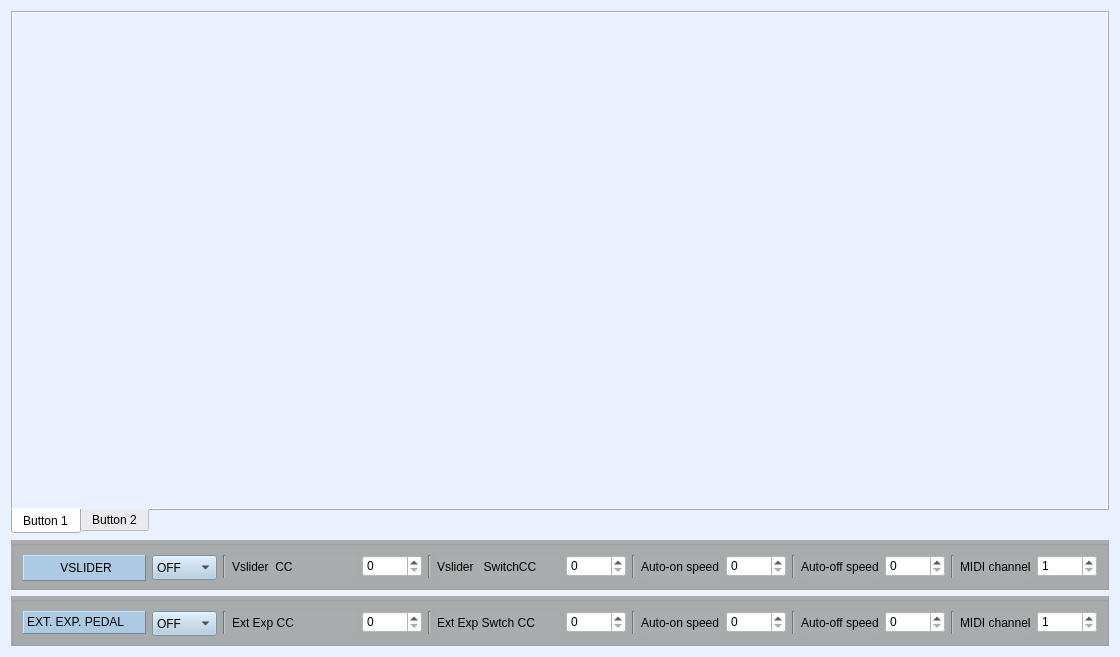
<?xml version="1.0" encoding="UTF-8"?>
<ui version="4.0">
 <class>Form</class>
 <widget class="QWidget" name="Form">
  <property name="geometry">
   <rect>
    <x>0</x>
    <y>0</y>
    <width>1120</width>
    <height>657</height>
   </rect>
  </property>
  <property name="sizePolicy">
   <sizepolicy hsizetype="Fixed" vsizetype="Fixed">
    <horstretch>0</horstretch>
    <verstretch>0</verstretch>
   </sizepolicy>
  </property>
  <property name="windowTitle">
   <string>Form</string>
  </property>
  <property name="styleSheet">
   <string notr="true">background-color: rgb(234, 241, 255);</string>
  </property>
  <layout class="QVBoxLayout" name="verticalLayout">
   <item>
    <layout class="QHBoxLayout" name="horizontalLayout_2"/>
   </item>
   <item>
    <widget class="QTabWidget" name="btns_tab">
     <property name="minimumSize">
      <size>
       <width>0</width>
       <height>388</height>
      </size>
     </property>
     <property name="autoFillBackground">
      <bool>false</bool>
     </property>
     <property name="styleSheet">
      <string notr="true">background rgb(222, 221, 218);</string>
     </property>
     <property name="tabPosition">
      <enum>QTabWidget::South</enum>
     </property>
     <property name="tabShape">
      <enum>QTabWidget::Rounded</enum>
     </property>
     <property name="currentIndex">
      <number>0</number>
     </property>
     <property name="elideMode">
      <enum>Qt::ElideNone</enum>
     </property>
     <property name="usesScrollButtons">
      <bool>true</bool>
     </property>
     <property name="documentMode">
      <bool>false</bool>
     </property>
     <property name="tabsClosable">
      <bool>false</bool>
     </property>
     <widget class="QWidget" name="tab">
      <attribute name="title">
       <string>Button 1</string>
      </attribute>
     </widget>
     <widget class="QWidget" name="tab_2">
      <attribute name="title">
       <string>Button 2</string>
      </attribute>
     </widget>
    </widget>
   </item>
   <item>
    <widget class="QGroupBox" name="formGroupBox_2">
     <property name="sizePolicy">
      <sizepolicy hsizetype="Expanding" vsizetype="Preferred">
       <horstretch>0</horstretch>
       <verstretch>0</verstretch>
      </sizepolicy>
     </property>
     <property name="maximumSize">
      <size>
       <width>16777215</width>
       <height>50</height>
      </size>
     </property>
     <property name="styleSheet">
      <string notr="true">background-color: rgb(170, 173, 173);</string>
     </property>
     <layout class="QHBoxLayout" name="horizontalLayout_3">
      <item>
       <widget class="QLabel" name="label_DAELECTRONICS_7">
        <property name="sizePolicy">
         <sizepolicy hsizetype="Fixed" vsizetype="Minimum">
          <horstretch>0</horstretch>
          <verstretch>0</verstretch>
         </sizepolicy>
        </property>
        <property name="minimumSize">
         <size>
          <width>114</width>
          <height>26</height>
         </size>
        </property>
        <property name="maximumSize">
         <size>
          <width>125</width>
          <height>24</height>
         </size>
        </property>
        <property name="styleSheet">
         <string notr="true">background-color: rgb(172, 202, 227);</string>
        </property>
        <property name="frameShape">
         <enum>QFrame::Panel</enum>
        </property>
        <property name="frameShadow">
         <enum>QFrame::Raised</enum>
        </property>
        <property name="text">
         <string>&lt;html&gt;&lt;head/&gt;&lt;body&gt;&lt;p align=&quot;center&quot;&gt;VSLIDER&lt;/p&gt;&lt;/body&gt;&lt;/html&gt;</string>
        </property>
       </widget>
      </item>
      <item>
       <widget class="QComboBox" name="onoffVslider">
        <property name="minimumSize">
         <size>
          <width>0</width>
          <height>25</height>
         </size>
        </property>
        <property name="maximumSize">
         <size>
          <width>65</width>
          <height>22</height>
         </size>
        </property>
        <property name="styleSheet">
         <string notr="true">background-color: rgb(172, 202, 227);</string>
        </property>
        <item>
         <property name="text">
          <string>OFF</string>
         </property>
        </item>
        <item>
         <property name="text">
          <string>ON</string>
         </property>
        </item>
       </widget>
      </item>
      <item>
       <widget class="Line" name="line_26">
        <property name="orientation">
         <enum>Qt::Vertical</enum>
        </property>
       </widget>
      </item>
      <item>
       <widget class="QLabel" name="label_VSLIDERCC_3">
        <property name="sizePolicy">
         <sizepolicy hsizetype="Fixed" vsizetype="Preferred">
          <horstretch>0</horstretch>
          <verstretch>0</verstretch>
         </sizepolicy>
        </property>
        <property name="maximumSize">
         <size>
          <width>130</width>
          <height>40</height>
         </size>
        </property>
        <property name="text">
         <string>Vslider  CC</string>
        </property>
       </widget>
      </item>
      <item>
       <widget class="QSpinBox" name="spinBox_VSLID_EXPPED_3">
        <property name="sizePolicy">
         <sizepolicy hsizetype="Fixed" vsizetype="Fixed">
          <horstretch>0</horstretch>
          <verstretch>0</verstretch>
         </sizepolicy>
        </property>
        <property name="maximumSize">
         <size>
          <width>60</width>
          <height>16777215</height>
         </size>
        </property>
        <property name="styleSheet">
         <string notr="true">background-color: rgb(255, 255, 255);</string>
        </property>
        <property name="maximum">
         <number>127</number>
        </property>
       </widget>
      </item>
      <item>
       <widget class="Line" name="line_28">
        <property name="orientation">
         <enum>Qt::Vertical</enum>
        </property>
       </widget>
      </item>
      <item>
       <widget class="QLabel" name="label_VSLIDERSWCC_3">
        <property name="sizePolicy">
         <sizepolicy hsizetype="Fixed" vsizetype="Preferred">
          <horstretch>0</horstretch>
          <verstretch>0</verstretch>
         </sizepolicy>
        </property>
        <property name="maximumSize">
         <size>
          <width>130</width>
          <height>16777215</height>
         </size>
        </property>
        <property name="text">
         <string>Vslider   SwitchCC</string>
        </property>
       </widget>
      </item>
      <item>
       <widget class="QSpinBox" name="spinBox_VSLIDSWITCH_3">
        <property name="sizePolicy">
         <sizepolicy hsizetype="Fixed" vsizetype="Fixed">
          <horstretch>0</horstretch>
          <verstretch>0</verstretch>
         </sizepolicy>
        </property>
        <property name="maximumSize">
         <size>
          <width>60</width>
          <height>16777215</height>
         </size>
        </property>
        <property name="styleSheet">
         <string notr="true">background-color: rgb(255, 255, 255);</string>
        </property>
        <property name="maximum">
         <number>127</number>
        </property>
       </widget>
      </item>
      <item>
       <widget class="Line" name="line_27">
        <property name="orientation">
         <enum>Qt::Vertical</enum>
        </property>
       </widget>
      </item>
      <item>
       <widget class="QLabel" name="label_VSLIDERSPEEDOFF_3">
        <property name="sizePolicy">
         <sizepolicy hsizetype="Fixed" vsizetype="Preferred">
          <horstretch>0</horstretch>
          <verstretch>0</verstretch>
         </sizepolicy>
        </property>
        <property name="maximumSize">
         <size>
          <width>16777215</width>
          <height>40</height>
         </size>
        </property>
        <property name="text">
         <string>Auto-on speed</string>
        </property>
       </widget>
      </item>
      <item>
       <widget class="QSpinBox" name="spinBox_VSLIDAUTOON_3">
        <property name="sizePolicy">
         <sizepolicy hsizetype="Fixed" vsizetype="Fixed">
          <horstretch>0</horstretch>
          <verstretch>0</verstretch>
         </sizepolicy>
        </property>
        <property name="maximumSize">
         <size>
          <width>60</width>
          <height>16777215</height>
         </size>
        </property>
        <property name="styleSheet">
         <string notr="true">background-color: rgb(255, 255, 255);</string>
        </property>
        <property name="maximum">
         <number>255</number>
        </property>
       </widget>
      </item>
      <item>
       <widget class="Line" name="line_64">
        <property name="orientation">
         <enum>Qt::Vertical</enum>
        </property>
       </widget>
      </item>
      <item>
       <widget class="QLabel" name="label_VSLIDERSPEEDON_3">
        <property name="sizePolicy">
         <sizepolicy hsizetype="Fixed" vsizetype="Preferred">
          <horstretch>0</horstretch>
          <verstretch>0</verstretch>
         </sizepolicy>
        </property>
        <property name="maximumSize">
         <size>
          <width>16777215</width>
          <height>40</height>
         </size>
        </property>
        <property name="text">
         <string>Auto-off speed</string>
        </property>
       </widget>
      </item>
      <item>
       <widget class="QSpinBox" name="spinBox_VSLIDAUTOFF_3">
        <property name="sizePolicy">
         <sizepolicy hsizetype="Fixed" vsizetype="Fixed">
          <horstretch>0</horstretch>
          <verstretch>0</verstretch>
         </sizepolicy>
        </property>
        <property name="maximumSize">
         <size>
          <width>60</width>
          <height>16777215</height>
         </size>
        </property>
        <property name="styleSheet">
         <string notr="true">background-color: rgb(255, 255, 255);</string>
        </property>
        <property name="maximum">
         <number>255</number>
        </property>
       </widget>
      </item>
      <item>
       <widget class="Line" name="line_65">
        <property name="orientation">
         <enum>Qt::Vertical</enum>
        </property>
       </widget>
      </item>
      <item>
       <widget class="QLabel" name="label_VSLIDERMIDICH_3">
        <property name="sizePolicy">
         <sizepolicy hsizetype="Fixed" vsizetype="Preferred">
          <horstretch>0</horstretch>
          <verstretch>0</verstretch>
         </sizepolicy>
        </property>
        <property name="maximumSize">
         <size>
          <width>16777215</width>
          <height>40</height>
         </size>
        </property>
        <property name="text">
         <string>MIDI channel</string>
        </property>
       </widget>
      </item>
      <item>
       <widget class="QSpinBox" name="spinBox_VSLIDMIDCH_3">
        <property name="sizePolicy">
         <sizepolicy hsizetype="Fixed" vsizetype="Fixed">
          <horstretch>0</horstretch>
          <verstretch>0</verstretch>
         </sizepolicy>
        </property>
        <property name="maximumSize">
         <size>
          <width>60</width>
          <height>16777215</height>
         </size>
        </property>
        <property name="styleSheet">
         <string notr="true">background-color: rgb(255, 255, 255);</string>
        </property>
        <property name="minimum">
         <number>1</number>
        </property>
        <property name="maximum">
         <number>16</number>
        </property>
       </widget>
      </item>
     </layout>
    </widget>
   </item>
   <item>
    <widget class="QGroupBox" name="formGroupBox">
     <property name="sizePolicy">
      <sizepolicy hsizetype="Expanding" vsizetype="Preferred">
       <horstretch>0</horstretch>
       <verstretch>0</verstretch>
      </sizepolicy>
     </property>
     <property name="maximumSize">
      <size>
       <width>16777215</width>
       <height>50</height>
      </size>
     </property>
     <property name="styleSheet">
      <string notr="true">background-color: rgb(170, 173, 173);</string>
     </property>
     <layout class="QHBoxLayout" name="horizontalLayout_4">
      <item>
       <widget class="QLabel" name="label_DAELECTRONICS_3">
        <property name="sizePolicy">
         <sizepolicy hsizetype="Fixed" vsizetype="Minimum">
          <horstretch>0</horstretch>
          <verstretch>0</verstretch>
         </sizepolicy>
        </property>
        <property name="minimumSize">
         <size>
          <width>0</width>
          <height>20</height>
         </size>
        </property>
        <property name="maximumSize">
         <size>
          <width>125</width>
          <height>24</height>
         </size>
        </property>
        <property name="styleSheet">
         <string notr="true">background-color: rgb(172, 202, 227);</string>
        </property>
        <property name="frameShape">
         <enum>QFrame::Panel</enum>
        </property>
        <property name="frameShadow">
         <enum>QFrame::Raised</enum>
        </property>
        <property name="text">
         <string>&lt;html&gt;&lt;head/&gt;&lt;body&gt;&lt;p&gt;EXT. EXP. PEDAL&lt;/p&gt;&lt;/body&gt;&lt;/html&gt;</string>
        </property>
       </widget>
      </item>
      <item>
       <widget class="QComboBox" name="onoffSlider">
        <property name="minimumSize">
         <size>
          <width>0</width>
          <height>25</height>
         </size>
        </property>
        <property name="maximumSize">
         <size>
          <width>65</width>
          <height>22</height>
         </size>
        </property>
        <property name="styleSheet">
         <string notr="true">background-color: rgb(172, 202, 227);</string>
        </property>
        <item>
         <property name="text">
          <string>OFF</string>
         </property>
        </item>
        <item>
         <property name="text">
          <string>ON</string>
         </property>
        </item>
       </widget>
      </item>
      <item>
       <widget class="Line" name="line_29">
        <property name="orientation">
         <enum>Qt::Vertical</enum>
        </property>
       </widget>
      </item>
      <item>
       <widget class="QLabel" name="label_EXTPEDCC">
        <property name="sizePolicy">
         <sizepolicy hsizetype="Fixed" vsizetype="Preferred">
          <horstretch>0</horstretch>
          <verstretch>0</verstretch>
         </sizepolicy>
        </property>
        <property name="maximumSize">
         <size>
          <width>130</width>
          <height>30</height>
         </size>
        </property>
        <property name="text">
         <string>Ext Exp CC</string>
        </property>
       </widget>
      </item>
      <item>
       <widget class="QSpinBox" name="spinBox_EXPPED">
        <property name="sizePolicy">
         <sizepolicy hsizetype="Fixed" vsizetype="Fixed">
          <horstretch>0</horstretch>
          <verstretch>0</verstretch>
         </sizepolicy>
        </property>
        <property name="maximumSize">
         <size>
          <width>60</width>
          <height>16777215</height>
         </size>
        </property>
        <property name="styleSheet">
         <string notr="true">background-color: rgb(255, 255, 255);</string>
        </property>
        <property name="maximum">
         <number>127</number>
        </property>
       </widget>
      </item>
      <item>
       <widget class="Line" name="line_61">
        <property name="orientation">
         <enum>Qt::Vertical</enum>
        </property>
       </widget>
      </item>
      <item>
       <widget class="QLabel" name="label_EXTPEDSWCC">
        <property name="sizePolicy">
         <sizepolicy hsizetype="Fixed" vsizetype="Preferred">
          <horstretch>0</horstretch>
          <verstretch>0</verstretch>
         </sizepolicy>
        </property>
        <property name="maximumSize">
         <size>
          <width>130</width>
          <height>16777215</height>
         </size>
        </property>
        <property name="text">
         <string>Ext Exp Swtch CC</string>
        </property>
       </widget>
      </item>
      <item>
       <widget class="QSpinBox" name="spinBox_EXPEDSWITCH">
        <property name="sizePolicy">
         <sizepolicy hsizetype="Fixed" vsizetype="Fixed">
          <horstretch>0</horstretch>
          <verstretch>0</verstretch>
         </sizepolicy>
        </property>
        <property name="maximumSize">
         <size>
          <width>60</width>
          <height>16777215</height>
         </size>
        </property>
        <property name="styleSheet">
         <string notr="true">background-color: rgb(255, 255, 255);</string>
        </property>
        <property name="maximum">
         <number>127</number>
        </property>
       </widget>
      </item>
      <item>
       <widget class="Line" name="line_62">
        <property name="orientation">
         <enum>Qt::Vertical</enum>
        </property>
       </widget>
      </item>
      <item>
       <widget class="QLabel" name="label_EXTPEDSPEEDON">
        <property name="sizePolicy">
         <sizepolicy hsizetype="Fixed" vsizetype="Preferred">
          <horstretch>0</horstretch>
          <verstretch>0</verstretch>
         </sizepolicy>
        </property>
        <property name="maximumSize">
         <size>
          <width>16777215</width>
          <height>40</height>
         </size>
        </property>
        <property name="text">
         <string>Auto-on speed</string>
        </property>
       </widget>
      </item>
      <item>
       <widget class="QSpinBox" name="spinBox_EXPEDAUTOON">
        <property name="sizePolicy">
         <sizepolicy hsizetype="Fixed" vsizetype="Fixed">
          <horstretch>0</horstretch>
          <verstretch>0</verstretch>
         </sizepolicy>
        </property>
        <property name="maximumSize">
         <size>
          <width>60</width>
          <height>16777215</height>
         </size>
        </property>
        <property name="styleSheet">
         <string notr="true">background-color: rgb(255, 255, 255);</string>
        </property>
        <property name="maximum">
         <number>255</number>
        </property>
       </widget>
      </item>
      <item>
       <widget class="Line" name="line_63">
        <property name="orientation">
         <enum>Qt::Vertical</enum>
        </property>
       </widget>
      </item>
      <item>
       <widget class="QLabel" name="label_EXTPEDSPEEDOFF">
        <property name="sizePolicy">
         <sizepolicy hsizetype="Fixed" vsizetype="Preferred">
          <horstretch>0</horstretch>
          <verstretch>0</verstretch>
         </sizepolicy>
        </property>
        <property name="maximumSize">
         <size>
          <width>16777215</width>
          <height>40</height>
         </size>
        </property>
        <property name="text">
         <string>Auto-off speed</string>
        </property>
       </widget>
      </item>
      <item>
       <widget class="QSpinBox" name="spinBox_EXPEDAUTOFF">
        <property name="sizePolicy">
         <sizepolicy hsizetype="Fixed" vsizetype="Fixed">
          <horstretch>0</horstretch>
          <verstretch>0</verstretch>
         </sizepolicy>
        </property>
        <property name="maximumSize">
         <size>
          <width>60</width>
          <height>16777215</height>
         </size>
        </property>
        <property name="styleSheet">
         <string notr="true">background-color: rgb(255, 255, 255);</string>
        </property>
        <property name="maximum">
         <number>255</number>
        </property>
       </widget>
      </item>
      <item>
       <widget class="Line" name="line_66">
        <property name="orientation">
         <enum>Qt::Vertical</enum>
        </property>
       </widget>
      </item>
      <item>
       <widget class="QLabel" name="label_EXTPEDMIDICH">
        <property name="sizePolicy">
         <sizepolicy hsizetype="Fixed" vsizetype="Preferred">
          <horstretch>0</horstretch>
          <verstretch>0</verstretch>
         </sizepolicy>
        </property>
        <property name="maximumSize">
         <size>
          <width>16777215</width>
          <height>40</height>
         </size>
        </property>
        <property name="text">
         <string>MIDI channel</string>
        </property>
       </widget>
      </item>
      <item>
       <widget class="QSpinBox" name="spinBox_EXPEDMIDCH">
        <property name="sizePolicy">
         <sizepolicy hsizetype="Fixed" vsizetype="Fixed">
          <horstretch>0</horstretch>
          <verstretch>0</verstretch>
         </sizepolicy>
        </property>
        <property name="maximumSize">
         <size>
          <width>60</width>
          <height>16777215</height>
         </size>
        </property>
        <property name="styleSheet">
         <string notr="true">background-color: rgb(255, 255, 255);</string>
        </property>
        <property name="minimum">
         <number>1</number>
        </property>
        <property name="maximum">
         <number>16</number>
        </property>
       </widget>
      </item>
     </layout>
    </widget>
   </item>
  </layout>
 </widget>
 <resources/>
 <connections/>
</ui>
